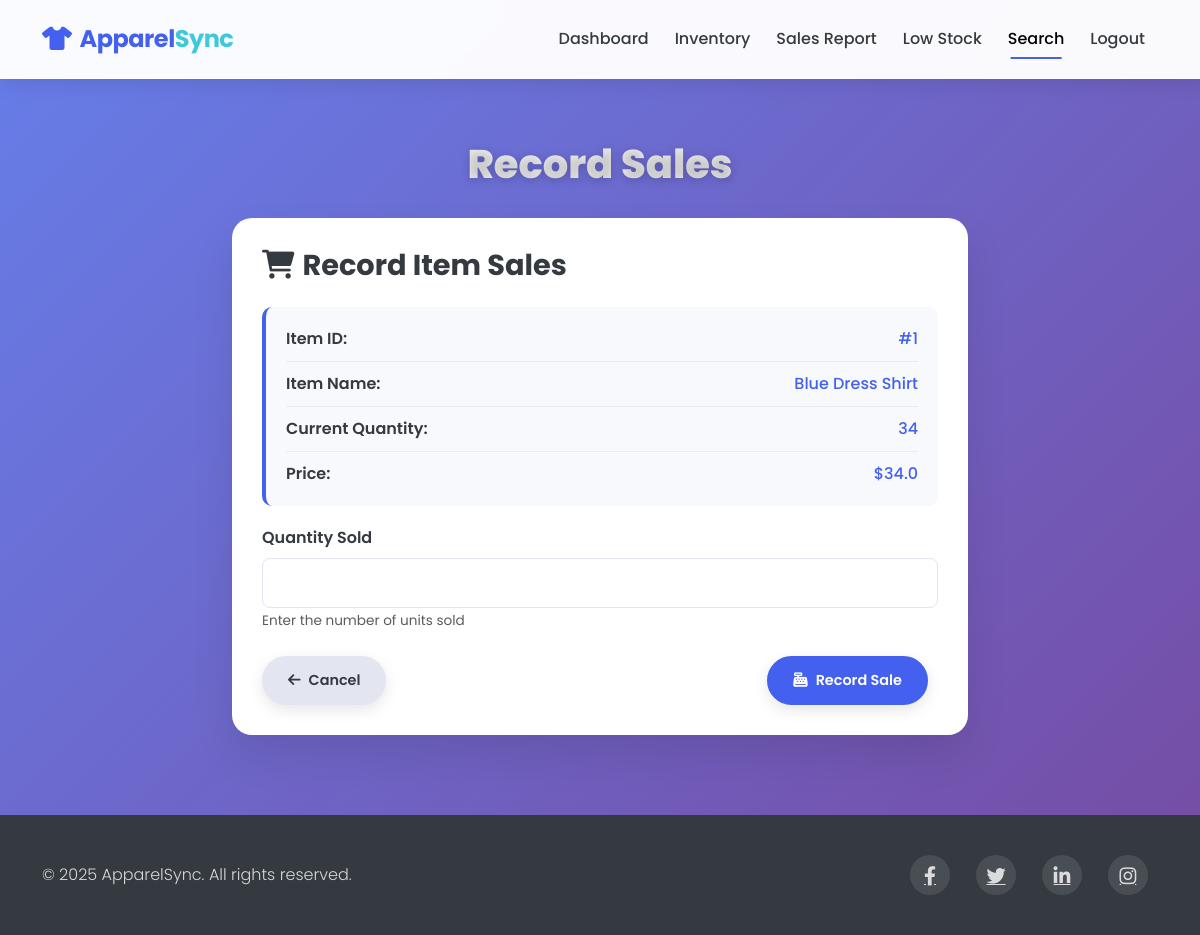
Page /dashboard/add_sales?id=1 (signed in) on the earlier database version.
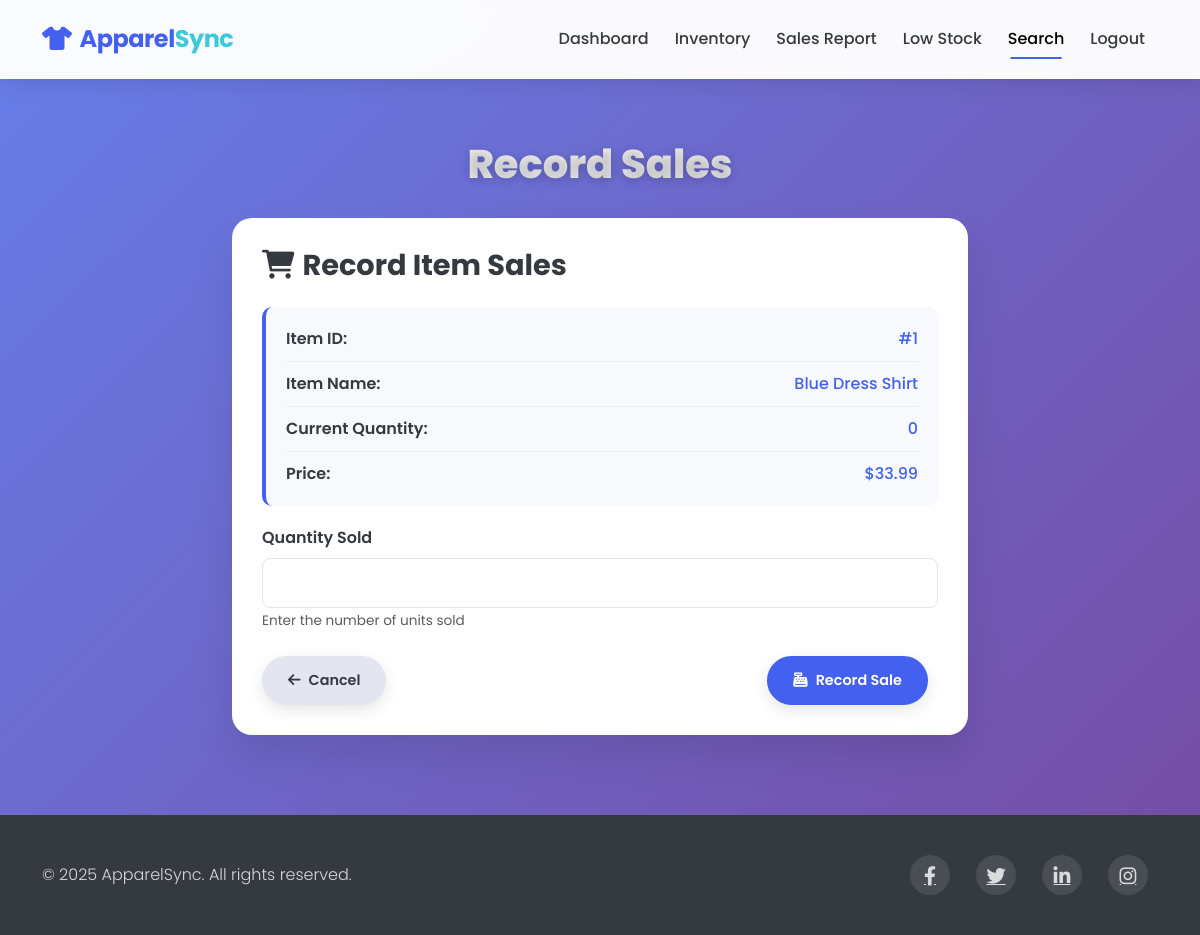
Same page on the later database version.
### models.py (models this page shows)
class InventoryItem(db.Model):
    id = db.Column(db.Integer, primary_key=True)
    item_name = db.Column(db.String(100), nullable=False)
    quantity = db.Column(db.Integer, nullable=False)
    price = db.Column(db.Float, nullable=False)
    discount = db.Column(db.Float, default=0.0)
    sales = db.relationship('Sale', backref='item', lazy=True)
    low_stock_alerts = db.relationship('LowStock', backref='item', lazy=True)

### routes.py (the view, shortened to what this page needs)
@app.route('/dashboard/add_sales', methods=['GET', 'POST'])
@login_required
def add_sales():
    item_id = request.args.get('id')
    selected_item = None
    if item_id:
        selected_item = InventoryItem.query.get(int(item_id))
    inventory = InventoryItem.query.all()
    return render_template('add_sales.html', inventory=inventory, selected_item=selected_item)

### app.py (called while the page is built)
@login_manager.user_loader
def load_user(user_id):
    return User.query.get(int(user_id))

### templates/add_sales.html (shortened to what the changed rows need)
<!DOCTYPE html>
<html lang="en">
<head>
    <link href="https://cdn.jsdelivr.net/npm/bootstrap@5.3.0-alpha1/dist/css/bootstrap.min.css" rel="stylesheet">
    <link rel="stylesheet" href="https://cdnjs.cloudflare.com/ajax/libs/font-awesome/6.0.0/css/all.min.css">
</head>
<body>
    <section class="content-section">
        <div class="container">
            <h1 class="page-title">Record Sales</h1>
            <div class="row justify-content-center">
                <div class="col-lg-8">
                    <div class="form-card">
                        <form action="/dashboard/add_sales" method="POST">
                            {% if selected_item %}
                                <div class="item-details">
                                    <div class="item-detail-row">
                                        <span class="item-detail-label">Item ID:</span>
                                        <span class="item-detail-value">#{{ selected_item.id }}</span>
                                    </div>
                                    <div class="item-detail-row">
                                        <span class="item-detail-label">Item Name:</span>
                                        <span class="item-detail-value">{{ selected_item.item_name }}</span>
                                    </div>
                                    <div class="item-detail-row">
                                        <span class="item-detail-label">Current Quantity:</span>
                                        <span class="item-detail-value">{{ selected_item.quantity }}</span>
                                    </div>
                                    <div class="item-detail-row">
                                        <span class="item-detail-label">Price:</span>
                                        <span class="item-detail-value">${{ selected_item.price }}</span>
                                    </div>
                                </div>
                            {% else %}
                                <div class="form-group">
                                    <label for="item_id" class="form-label">Item ID</label>
                                    <input type="number" class="form-control" id="item_id" name="item_id" required>
                                    <small class="text-muted">Enter the ID of the item being sold</small>
                                </div>
                            {% endif %}
                        </form>
                    </div>
                </div>
            </div>
        </div>
    </section>
</body>
</html>

Differences in the rows shown:
changed InventoryItem "Blue Dress Shirt": quantity "34" → "0"; price "34.0" → "33.99"
